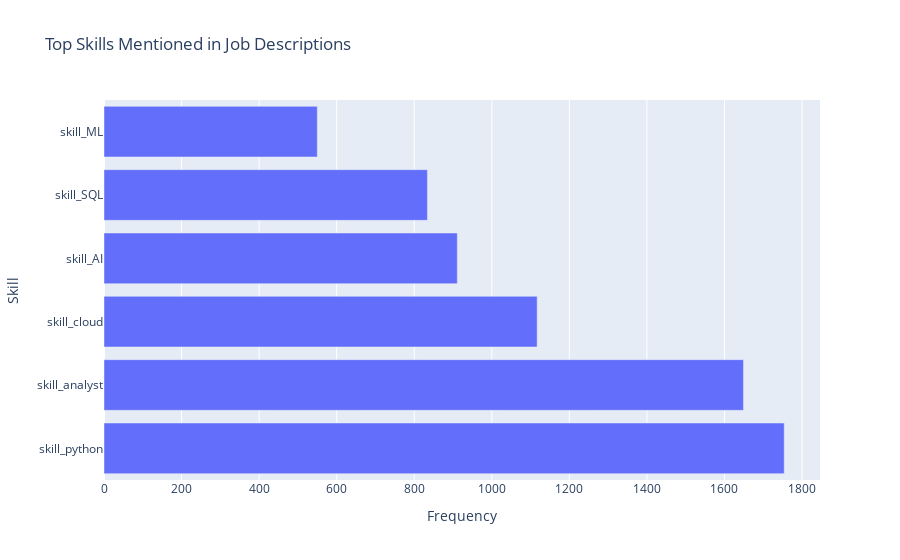

This figure's notebook cell:
### Markdown cell above
* Looks like from the above plot, **California, Texas, and New York** states are the ones which are recruiting most of the AI family jobs

### Code cell
# Calculate the frequency of each skill
skills = ['skill_python', 'skill_SQL', 'skill_ML', 'skill_AI', 'skill_cloud', 'skill_analyst']
skill_counts = LD_data[skills].sum().sort_values(ascending=False)

# Create horizontal bar chart
fig = go.Figure(data=go.Bar(x=skill_counts, y=skill_counts.index, orientation='h'))
fig.update_layout(title='Top Skills Mentioned in Job Descriptions',
                  xaxis_title='Frequency', yaxis_title='Skill')
fig.show()

### Figure 1 — Plotly figure (JSON) as saved in the notebook; plotly's stock layout.template omitted (floating-point values rounded to 4 significant figures)
{"data": [{"orientation": "h", "type": "bar", "x": [1754, 1649, 1117, 911, 834, 550], "y": ["skill_python", "skill_analyst", "skill_cloud", "skill_AI", "skill_SQL", "skill_ML"]}], "layout": {"title": {"text": "Top Skills Mentioned in Job Descriptions"}, "xaxis": {"title": {"text": "Frequency"}}, "yaxis": {"title": {"text": "Skill"}}}}
